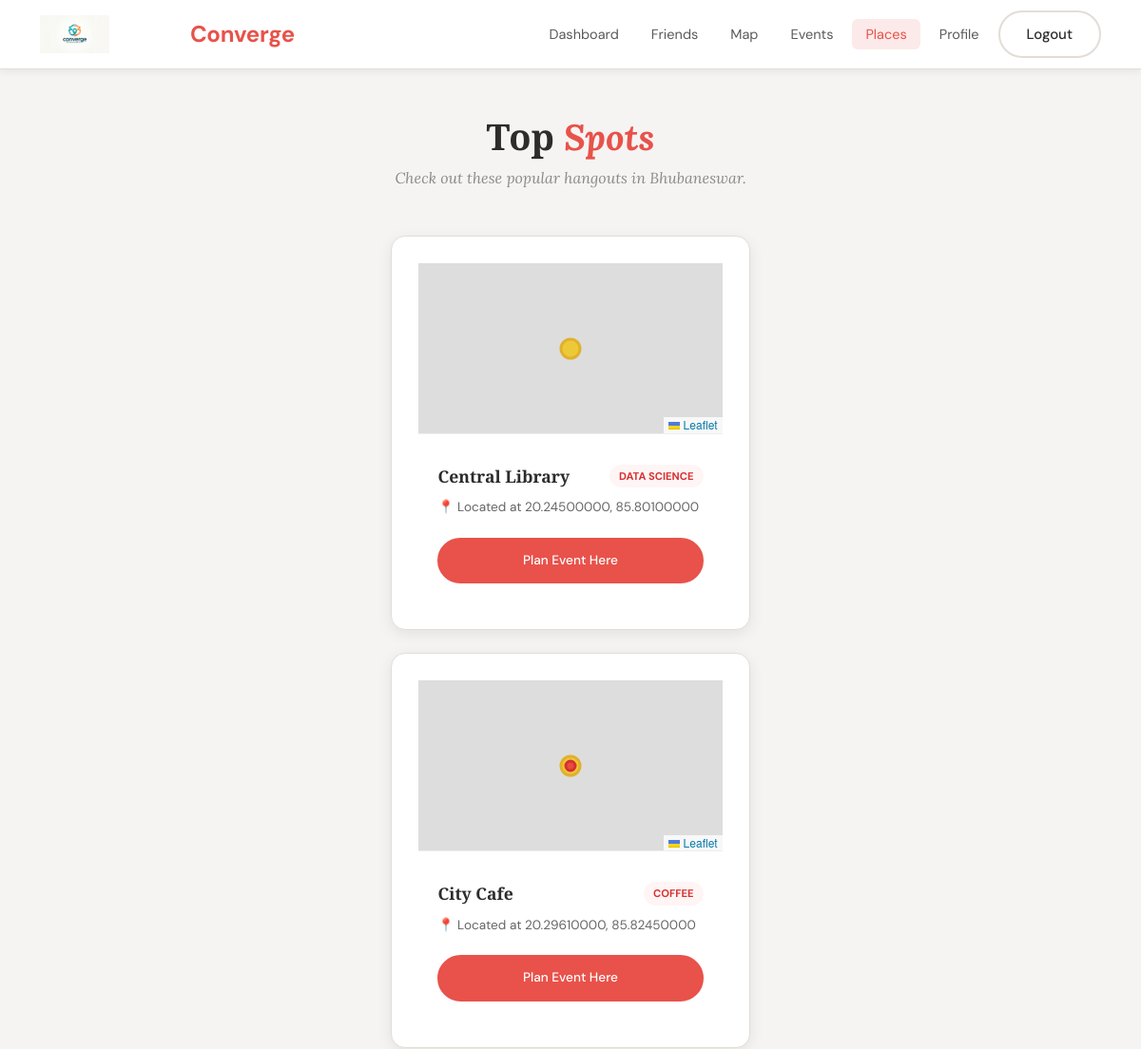
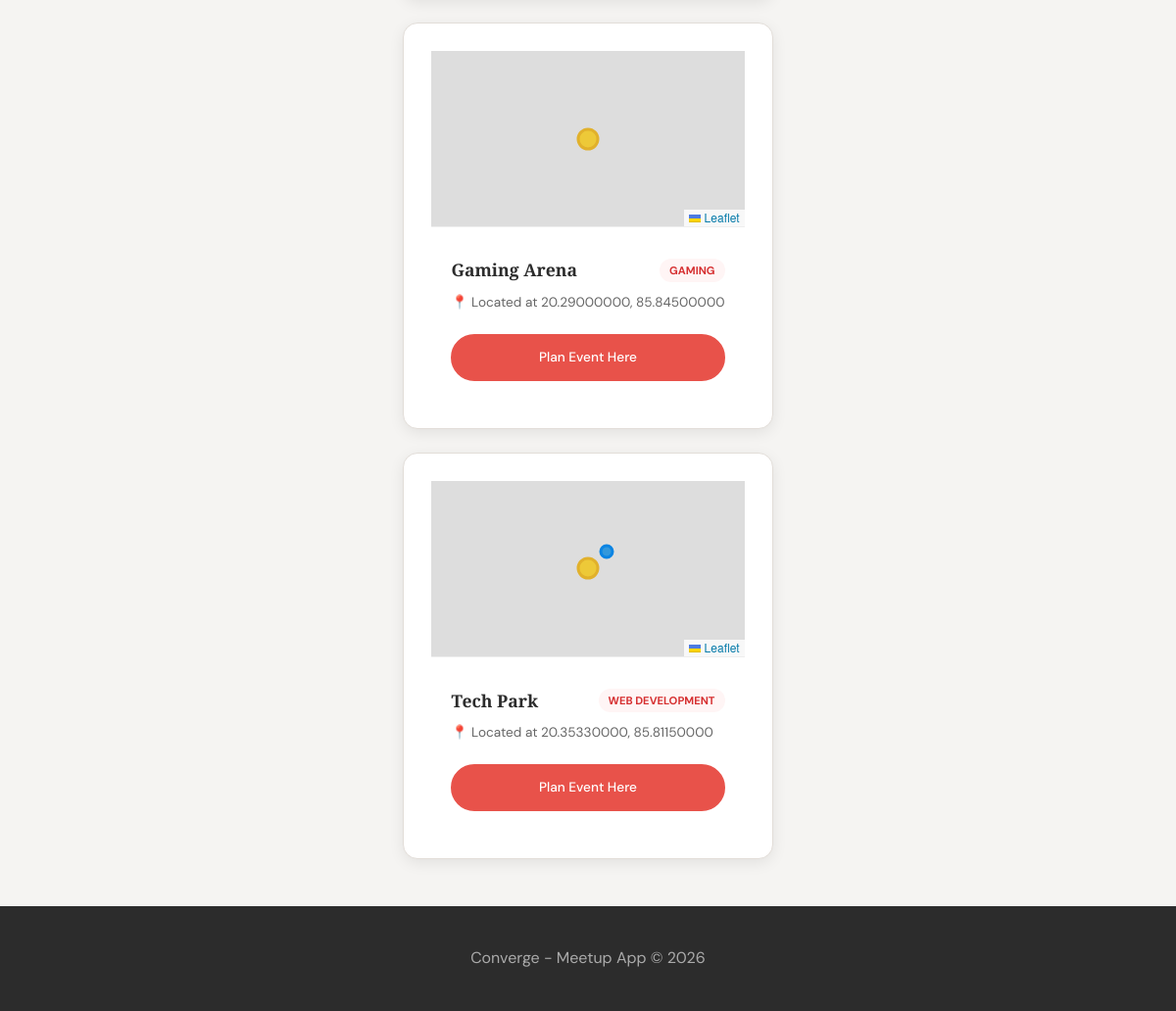
Screenshot of /places/suggest_places.php (signed in) with the database file from the repository (2 pictures, top to bottom).
### tables this page shows
CREATE TABLE `places` (
  `place_id` int NOT NULL AUTO_INCREMENT,
  `place_name` varchar(100) DEFAULT NULL,
  `category` varchar(100) DEFAULT NULL,
  `lat` decimal(10,8) DEFAULT NULL,
  `lng` decimal(11,8) DEFAULT NULL,
  PRIMARY KEY (`place_id`)
);

### places/suggest_places.php (the view, shortened to what this page needs)
<?php
require_once '../config/db.php';
$places_result = $conn->query("SELECT * FROM places ORDER BY place_name ASC");
?>
<!DOCTYPE html>
<html lang="en">
<head>
    <link rel="stylesheet" href="../style1.css">
    <link rel="stylesheet" href="https://unpkg.com/leaflet@1.9.4/dist/leaflet.css" />
</head>
<body>
<?php require_once '../includes/header.php'; ?>
<main class="dashboard-page">
    <div class="hero-content" style="text-align: center; margin-bottom: 40px;">
        <h1 class="page-title">Top <em>Spots</em></h1>
        <p class="page-subtitle">Check out these popular hangouts in Bhubaneswar.</p>
    </div>
    <div class="dashboard-grid">
        <?php while($place = $places_result->fetch_assoc()): ?>
            <div class="place-card">
                <div id="map_<?= $place['place_id'] ?>" class="mini-map"></div>
                <div style="padding: 20px;">
                    <div style="display: flex; justify-content: space-between; align-items: center; margin-bottom: 10px;">
                        <h3 style="margin: 0; font-size: 1.1rem;"><?= htmlspecialchars($place['place_name']) ?></h3>
                        <span class="category-badge"><?= strtoupper($place['category']) ?></span>
                    </div>
                    <p style="color: #666; font-size: 0.85rem; margin-bottom: 20px;">
                        📍 Located at <?= $place['lat'] ?>, <?= $place['lng'] ?>
                    </p>
                    <a href="../events/create_event.php?place_id=<?= $place['place_id'] ?>" class="btn btn-primary" style="display: block; text-align: center; font-size: 0.85rem; text-decoration: none;">
                        Plan Event Here
                    </a>
                </div>
            </div>
        <?php endwhile; ?>
    </div>
</main>
<?php require_once '../includes/footer.php'; ?>
</body>
</html>

### includes/header.php (shortened to what this page needs)
<!DOCTYPE html>
<html lang="en">
<head>
    <link rel="stylesheet" href="/Converge-Meet-App-main/assets/css/style.css">
    <link rel="stylesheet" href="https://unpkg.com/leaflet@1.9.4/dist/leaflet.css"/>
</head>
<body>
    <header class="site-header">
        <div class="header-inner">
            <p>
            <a href="/Converge-Meet-App-main/assets/image/logo.png">
                <img src="/Converge-Meet-App-main/assets/image/logo.png" alt="Converge Logo" class="logo-img">
            </a>
            <a href="/Converge-Meet-App-main/index.php" class="logo-link">
                <p class="logo-wordmark">Converge </p>
            </a>
            </p>
            <nav class="header-nav">
                <ul>
                    <?php if (isset($_SESSION['user_id'])): ?>
                        <li>
                            <a href="/Converge-Meet-App-main/user/dashboard.php"
                               class="nav-link <?= basename($_SERVER['PHP_SELF']) === 'dashboard.php' ? 'active' : '' ?>">
                                Dashboard
                            </a>
                        </li>
                        <li>
                            <a href="/Converge-Meet-App-main/friends/friends.php"
                               class="nav-link <?= basename($_SERVER['PHP_SELF']) === 'friends.php' ? 'active' : '' ?>">
                                Friends
                            </a>
                        </li>
                        <li>
                            <a href="/Converge-Meet-App-main/location/map.php"
                               class="nav-link <?= basename($_SERVER['PHP_SELF']) === 'map.php' ? 'active' : '' ?>">
                                Map
                            </a>
                        </li>
                        <li>
                            <a href="/Converge-Meet-App-main/events/view_events.php"
                               class="nav-link <?= basename($_SERVER['PHP_SELF']) === 'view_events.php' ? 'active' : '' ?>">
                                Events
                            </a>
                        </li>
                        <li>
                            <a href="/Converge-Meet-App-main/places/suggest_places.php"
                               class="nav-link <?= basename($_SERVER['PHP_SELF']) === 'suggest_places.php' ? 'active' : '' ?>">
                                Places
                            </a>
                        </li>
                        <li>
                            <a href="/Converge-Meet-App-main/user/profile.php" class="nav-link">
                                <?= htmlspecialchars($_SESSION['username'] ?? 'Profile'); ?>
                            </a>
                        </li>
                        <li>
                            <a href="/Converge-Meet-App-main/auth/logout.php" class="btn btn-outline">
                                Logout
                            </a>
                        </li>
                    <?php endif; ?>
                </ul>
            </nav>
        </div>
    </header>

### includes/footer.php
<div class="footer">
    <p>Converge - Meetup App &#169; 2026</p>
</div>

### style1.css (style rules this page uses)
:root { --red: #E8524A; --red-dark: #C8403A; --red-light: #FBEAE9; --gold: #F0C040; --gold-dark: #C9980A; --gold-light: #FDF6DC; --dark: #2C2C2C; --mid: #5A5A5A; --muted: #8A8A8A; --bg: #F5F4F2; --white: #FFFFFF; --border: #E2DDD8; --header-h: 72px; --radius: 10px; --radius-lg: 18px; --shadow-sm: 0 2px 8px rgba(44,44,44,.08); --shadow-md: 0 6px 24px rgba(44,44,44,.12); --shadow-lg: 0 16px 48px rgba(44,44,44,.15); --transition: .22s cubic-bezier(.4,0,.2,1); }
*, *::before, *::after { box-sizing: border-box; margin: 0; padding: 0; }
html { scroll-behavior: smooth; }
body { font-family: 'DM Sans', sans-serif; font-size: 16px; color: var(--dark); background: var(--bg); line-height: 1.65; min-height: 100vh; display: flex; flex-direction: column; }
main { flex: 1; }
a { color: inherit; text-decoration: none; transition: color var(--transition); }
img { max-width: 100%; display: block; }
ul { list-style: none; }
h1, h2, h3, h4, h5 { font-family: 'Playfair Display', Georgia, serif; line-height: 1.2; color: var(--dark); }
em { font-family: 'Lora', Georgia, serif; font-style: italic; color: var(--red); }
p { font-family: 'DM Sans', sans-serif; }
.btn { display: inline-block; padding: 11px 28px; border-radius: 50px; font-family: 'DM Sans', sans-serif; font-size: 15px; font-weight: 500; cursor: pointer; border: 2px solid transparent; transition: all var(--transition); text-align: center; white-space: nowrap; text-decoration: none; }
.btn-primary { background: var(--red); color: var(--white); border-color: var(--red); }
.btn-outline { background: transparent; color: var(--dark); border-color: var(--border); }
.site-header { position: sticky; top: 0; z-index: 1000; background: var(--white); border-bottom: 1.5px solid var(--border); box-shadow: var(--shadow-sm); }
.header-inner { display: flex; align-items: center; justify-content: space-between; height: var(--header-h); max-width: 1180px; margin: 0 auto; padding: 0 32px; gap: 24px; }
.logo-link { display: flex; align-items: center; gap: 12px; text-decoration: none; flex-shrink: 0; }
.logo-img { width: 42px; height: 42px; object-fit: contain; }
.logo-wordmark { font-family: 'Playfair Display', Georgia, serif; font-size: 22px; font-weight: 700; color: var(--dark); letter-spacing: -.3px; }
.logo-link { display: flex; align-items: center; text-decoration: none; gap: 8px; }
.logo-img { height: 40px; width: auto; display: block; }
.logo-wordmark { font-family: 'DM Sans', sans-serif; font-weight: 700; font-size: 1.5rem; color: #E8524A; }
.header-nav ul { display: flex; align-items: center; gap: 6px; }
.nav-link { font-family: 'DM Sans', sans-serif; font-size: 14.5px; font-weight: 400; color: var(--mid); padding: 7px 14px; border-radius: 6px; transition: all var(--transition); }
.nav-link:hover, .nav-link.active { color: var(--red); background: var(--red-light); }
.hero-content { max-width:700px; text-align:center; }
.btn { padding:12px 28px; border-radius:6px; text-decoration:none; font-weight:600; }
.btn-primary { background:#ef4444; color:white; }
.hero-content { position: relative; z-index: 2; max-width: 600px; }
.dashboard-page { max-width: 1180px; margin: 0 auto; padding: 48px 32px; }
.page-title { font-family: 'Playfair Display', Georgia, serif; font-size: 38px; font-weight: 900; margin-bottom: 6px; }
.page-subtitle { font-family: 'Lora', Georgia, serif; font-style: italic; font-size: 16px; color: var(--muted); margin-bottom: 48px; }
.dashboard-grid { display: grid; grid-template-columns: repeat(auto-fit, minmax(260px, 1fr)); gap: 24px; }
.place-card { background: var(--white); border: 1.5px solid var(--border); border-radius: var(--radius-lg); padding: 28px; transition: all var(--transition); display: flex; flex-direction: column; gap: 12px; }

### places/suggest_places.php (style rules this page uses)
.mini-map { height: 180px; width: 100%; z-index: 1; border-bottom: 1px solid #eee; }
.place-card { background: white; border-radius: 15px; overflow: hidden; box-shadow: 0 4px 15px rgba(0,0,0,0.08); transition: transform 0.3s; }
.category-badge { background: #fff5f5; color: #d63031; padding: 3px 10px; border-radius: 20px; font-size: 0.7rem; font-weight: bold; }

### rows the page displays
places: place_name "Central Library", category "DATA SCIENCE", lat "20.24500000", lng "85.80100000"
places: place_name "City Cafe", category "COFFEE", lat "20.29610000", lng "85.82450000"
places: place_name "Gaming Arena", category "GAMING", lat "20.29000000", lng "85.84500000"
places: place_name "Tech Park", category "WEB DEVELOPMENT", lat "20.35330000", lng "85.81150000"

### other values shown
$_SESSION['username'] "Profile"
